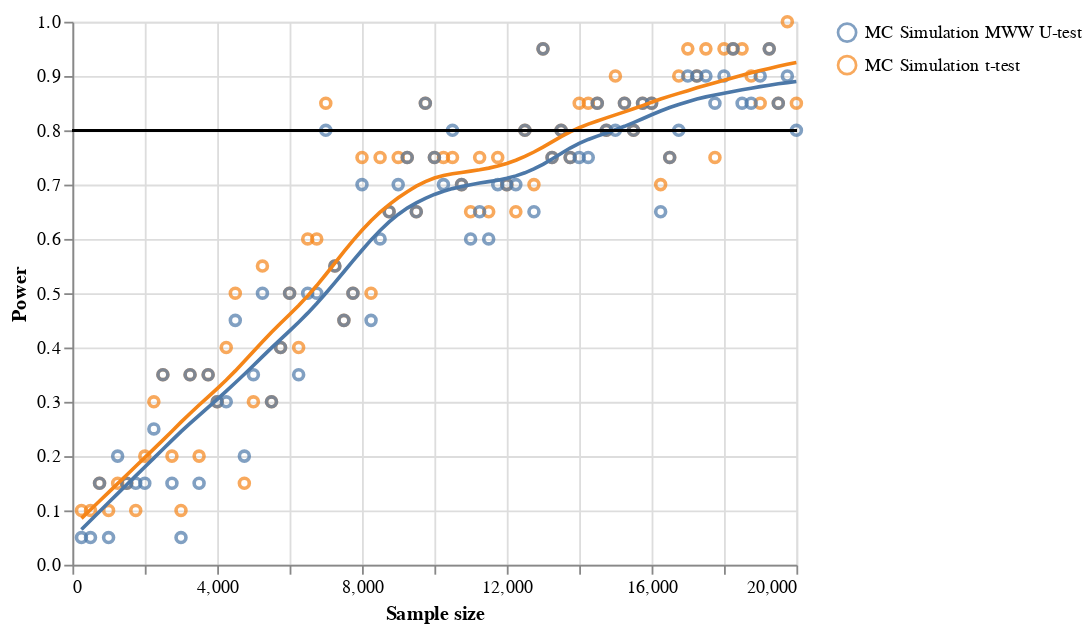

The notebook cell saved with this chart:
### Code cell
dots = (
    alt.Chart(power_dist)
    .mark_point()
    .encode(
        x=alt.X("sample_size", axis=alt.Axis(title="Sample size")),
        y=alt.Y("power", axis=alt.Axis(title="Power")),
        color=alt.Color("test", legend=alt.Legend(title="")),
    )
)

hline = (
    alt.Chart(power_dist)
    .mark_rule()
    .encode(
        y=alt.Y("a:Q", axis=alt.Axis(title="")),
    )
    .transform_calculate(a="0.8")
)

(
    dots
    + dots.transform_loess("sample_size", "power", groupby=["test"]).mark_line()
    + hline
)

### Figure 1 — Vega-Lite specification as saved in the notebook (floating-point values rounded to 4 significant figures; data arrays with more than 128 entries replaced by an {"elided": "..."} marker saying what was removed)
{"config": {"view": {"continuousWidth": 400, "continuousHeight": 300}}, "layer": [{"mark": "point", "encoding": {"color": {"type": "nominal", "field": "test", "legend": {"title": ""}}, "x": {"type": "quantitative", "axis": {"title": "Sample size"}, "field": "sample_size"}, "y": {"type": "quantitative", "axis": {"title": "Power"}, "field": "power"}}}, {"mark": "line", "encoding": {"color": {"type": "nominal", "field": "test", "legend": {"title": ""}}, "x": {"type": "quantitative", "axis": {"title": "Sample size"}, "field": "sample_size"}, "y": {"type": "quantitative", "axis": {"title": "Power"}, "field": "power"}}, "transform": [{"loess": "power", "on": "sample_size", "groupby": ["test"]}]}, {"mark": "rule", "encoding": {"y": {"type": "quantitative", "axis": {"title": ""}, "field": "a"}}, "transform": [{"calculate": "0.8", "as": "a"}]}], "data": {"name": "data-82d60c55bc70ce6f19ec636231c1e27d"}, "$schema": "https://vega.github.io/schema/vega-lite/v4.8.1.json", "datasets": {"data-82d60c55bc70ce6f19ec636231c1e27d": {"elided": "160 records"}}}
